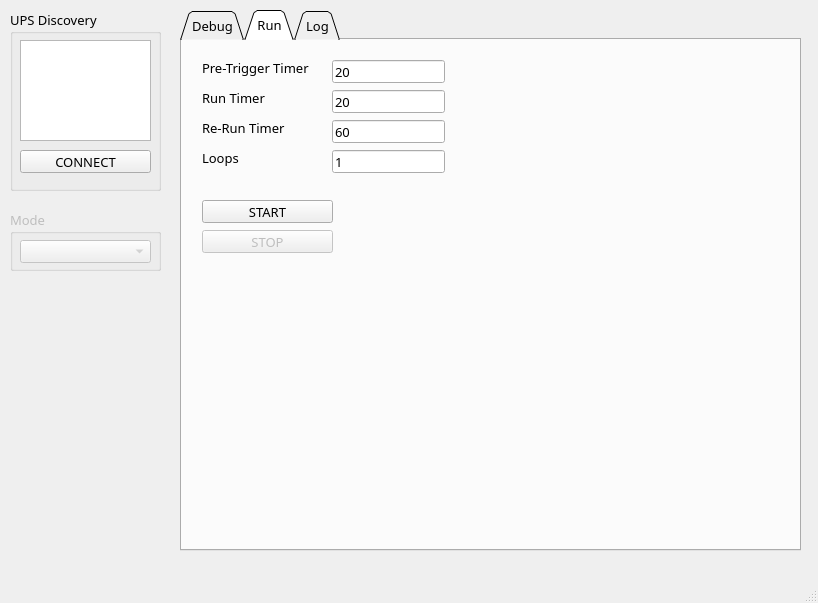
<?xml version="1.0" encoding="UTF-8"?>
<ui version="4.0">
 <class>MainWindow</class>
 <widget class="QMainWindow" name="MainWindow">
  <property name="geometry">
   <rect>
    <x>0</x>
    <y>0</y>
    <width>818</width>
    <height>603</height>
   </rect>
  </property>
  <property name="windowTitle">
   <string>UPS Control GUI</string>
  </property>
  <widget class="QWidget" name="centralwidget">
   <widget class="QGroupBox" name="groupBox">
    <property name="geometry">
     <rect>
      <x>10</x>
      <y>10</y>
      <width>151</width>
      <height>181</height>
     </rect>
    </property>
    <property name="font">
     <font>
      <family>Ubuntu Mono</family>
      <pointsize>10</pointsize>
     </font>
    </property>
    <property name="title">
     <string>UPS Discovery</string>
    </property>
    <widget class="QListWidget" name="upsIpList">
     <property name="geometry">
      <rect>
       <x>10</x>
       <y>30</y>
       <width>131</width>
       <height>101</height>
      </rect>
     </property>
     <property name="font">
      <font>
       <family>Ubuntu Mono</family>
       <pointsize>10</pointsize>
      </font>
     </property>
     <property name="itemAlignment">
      <set>Qt::AlignRight</set>
     </property>
    </widget>
    <widget class="QPushButton" name="upsConnect">
     <property name="geometry">
      <rect>
       <x>10</x>
       <y>140</y>
       <width>131</width>
       <height>23</height>
      </rect>
     </property>
     <property name="font">
      <font>
       <family>Ubuntu Mono</family>
       <pointsize>10</pointsize>
      </font>
     </property>
     <property name="text">
      <string>CONNECT</string>
     </property>
    </widget>
   </widget>
   <widget class="QTabWidget" name="tabs">
    <property name="enabled">
     <bool>true</bool>
    </property>
    <property name="geometry">
     <rect>
      <x>180</x>
      <y>10</y>
      <width>621</width>
      <height>541</height>
     </rect>
    </property>
    <property name="font">
     <font>
      <family>Ubuntu Mono</family>
      <pointsize>10</pointsize>
     </font>
    </property>
    <property name="tabShape">
     <enum>QTabWidget::Triangular</enum>
    </property>
    <property name="currentIndex">
     <number>1</number>
    </property>
    <widget class="QWidget" name="tabDebug">
     <attribute name="title">
      <string>Debug</string>
     </attribute>
     <widget class="QPushButton" name="dac0DebugSet">
      <property name="geometry">
       <rect>
        <x>150</x>
        <y>40</y>
        <width>80</width>
        <height>23</height>
       </rect>
      </property>
      <property name="text">
       <string>SET</string>
      </property>
     </widget>
     <widget class="QLineEdit" name="dac0DebugValue">
      <property name="geometry">
       <rect>
        <x>20</x>
        <y>40</y>
        <width>113</width>
        <height>23</height>
       </rect>
      </property>
      <property name="text">
       <string>0</string>
      </property>
     </widget>
     <widget class="QLabel" name="label">
      <property name="geometry">
       <rect>
        <x>20</x>
        <y>20</y>
        <width>111</width>
        <height>16</height>
       </rect>
      </property>
      <property name="text">
       <string>DAC0 Debug</string>
      </property>
     </widget>
     <widget class="QLineEdit" name="dac1DebugValue">
      <property name="geometry">
       <rect>
        <x>20</x>
        <y>100</y>
        <width>113</width>
        <height>23</height>
       </rect>
      </property>
      <property name="text">
       <string>0</string>
      </property>
     </widget>
     <widget class="QLabel" name="label_2">
      <property name="geometry">
       <rect>
        <x>20</x>
        <y>80</y>
        <width>111</width>
        <height>16</height>
       </rect>
      </property>
      <property name="text">
       <string>DAC1 Debug</string>
      </property>
     </widget>
     <widget class="QPushButton" name="dac1DebugSet">
      <property name="geometry">
       <rect>
        <x>150</x>
        <y>100</y>
        <width>80</width>
        <height>23</height>
       </rect>
      </property>
      <property name="text">
       <string>SET</string>
      </property>
     </widget>
     <widget class="QCheckBox" name="pinchValve">
      <property name="geometry">
       <rect>
        <x>20</x>
        <y>140</y>
        <width>141</width>
        <height>21</height>
       </rect>
      </property>
      <property name="text">
       <string>Pinch Valve</string>
      </property>
     </widget>
     <widget class="QLineEdit" name="ledDebugValue">
      <property name="geometry">
       <rect>
        <x>20</x>
        <y>200</y>
        <width>113</width>
        <height>23</height>
       </rect>
      </property>
      <property name="text">
       <string>0</string>
      </property>
     </widget>
     <widget class="QPushButton" name="ledDebugSet">
      <property name="geometry">
       <rect>
        <x>150</x>
        <y>200</y>
        <width>80</width>
        <height>23</height>
       </rect>
      </property>
      <property name="text">
       <string>SET</string>
      </property>
     </widget>
     <widget class="QLabel" name="label_3">
      <property name="geometry">
       <rect>
        <x>20</x>
        <y>180</y>
        <width>111</width>
        <height>16</height>
       </rect>
      </property>
      <property name="text">
       <string>LED</string>
      </property>
     </widget>
    </widget>
    <widget class="QWidget" name="tabRun">
     <attribute name="title">
      <string>Run</string>
     </attribute>
     <widget class="QLabel" name="label_4">
      <property name="geometry">
       <rect>
        <x>20</x>
        <y>20</y>
        <width>111</width>
        <height>16</height>
       </rect>
      </property>
      <property name="text">
       <string>Pre-Trigger Timer</string>
      </property>
     </widget>
     <widget class="QLineEdit" name="runPreTrigTimerValue">
      <property name="geometry">
       <rect>
        <x>150</x>
        <y>20</y>
        <width>113</width>
        <height>23</height>
       </rect>
      </property>
      <property name="text">
       <string>20</string>
      </property>
     </widget>
     <widget class="QPushButton" name="runStart">
      <property name="geometry">
       <rect>
        <x>20</x>
        <y>160</y>
        <width>131</width>
        <height>23</height>
       </rect>
      </property>
      <property name="text">
       <string>START</string>
      </property>
     </widget>
     <widget class="QLineEdit" name="runTimerValue">
      <property name="geometry">
       <rect>
        <x>150</x>
        <y>50</y>
        <width>113</width>
        <height>23</height>
       </rect>
      </property>
      <property name="text">
       <string>20</string>
      </property>
     </widget>
     <widget class="QLabel" name="label_5">
      <property name="geometry">
       <rect>
        <x>20</x>
        <y>50</y>
        <width>111</width>
        <height>16</height>
       </rect>
      </property>
      <property name="text">
       <string>Run Timer</string>
      </property>
     </widget>
     <widget class="QLabel" name="label_6">
      <property name="geometry">
       <rect>
        <x>20</x>
        <y>80</y>
        <width>111</width>
        <height>16</height>
       </rect>
      </property>
      <property name="text">
       <string>Re-Run Timer</string>
      </property>
     </widget>
     <widget class="QLineEdit" name="runLoopTimerValue">
      <property name="geometry">
       <rect>
        <x>150</x>
        <y>80</y>
        <width>113</width>
        <height>23</height>
       </rect>
      </property>
      <property name="text">
       <string>60</string>
      </property>
     </widget>
     <widget class="QPushButton" name="runStop">
      <property name="enabled">
       <bool>false</bool>
      </property>
      <property name="geometry">
       <rect>
        <x>20</x>
        <y>190</y>
        <width>131</width>
        <height>23</height>
       </rect>
      </property>
      <property name="text">
       <string>STOP</string>
      </property>
     </widget>
     <widget class="QLabel" name="label_7">
      <property name="geometry">
       <rect>
        <x>20</x>
        <y>110</y>
        <width>111</width>
        <height>16</height>
       </rect>
      </property>
      <property name="text">
       <string>Loops</string>
      </property>
     </widget>
     <widget class="QLineEdit" name="runNumLoopsValue">
      <property name="geometry">
       <rect>
        <x>150</x>
        <y>110</y>
        <width>113</width>
        <height>23</height>
       </rect>
      </property>
      <property name="text">
       <string>1</string>
      </property>
     </widget>
    </widget>
    <widget class="QWidget" name="tabLog">
     <attribute name="title">
      <string>Log</string>
     </attribute>
    </widget>
   </widget>
   <widget class="QGroupBox" name="modeGroupBox">
    <property name="enabled">
     <bool>false</bool>
    </property>
    <property name="geometry">
     <rect>
      <x>10</x>
      <y>210</y>
      <width>151</width>
      <height>61</height>
     </rect>
    </property>
    <property name="font">
     <font>
      <family>Ubuntu Mono</family>
      <pointsize>10</pointsize>
     </font>
    </property>
    <property name="title">
     <string>Mode</string>
    </property>
    <widget class="QComboBox" name="modeSel">
     <property name="geometry">
      <rect>
       <x>10</x>
       <y>30</y>
       <width>131</width>
       <height>23</height>
      </rect>
     </property>
     <property name="currentIndex">
      <number>-1</number>
     </property>
    </widget>
   </widget>
  </widget>
  <widget class="QMenuBar" name="menubar">
   <property name="geometry">
    <rect>
     <x>0</x>
     <y>0</y>
     <width>818</width>
     <height>20</height>
    </rect>
   </property>
  </widget>
  <widget class="QStatusBar" name="statusbar"/>
 </widget>
 <resources/>
 <connections/>
</ui>
